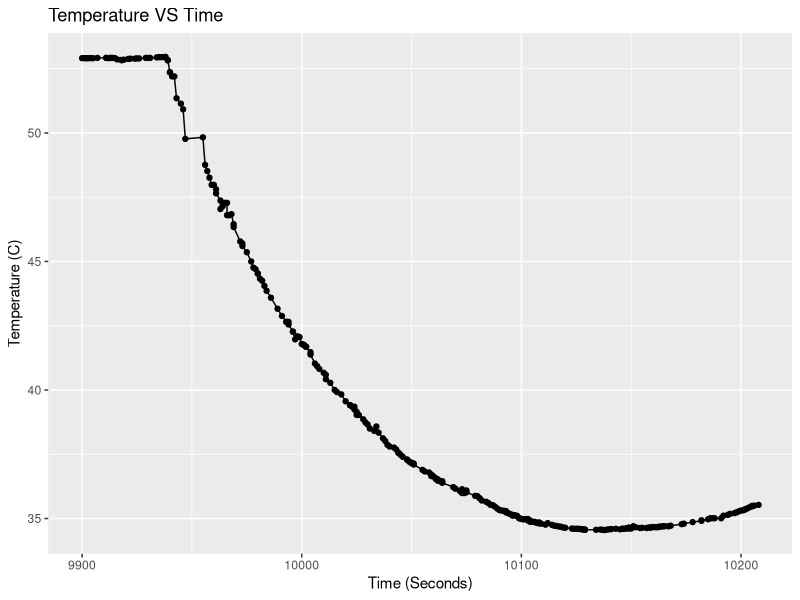
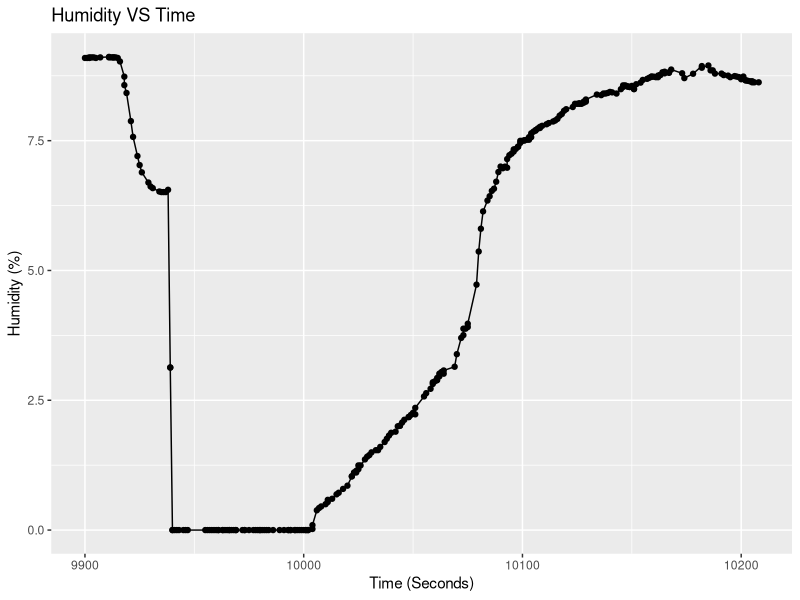
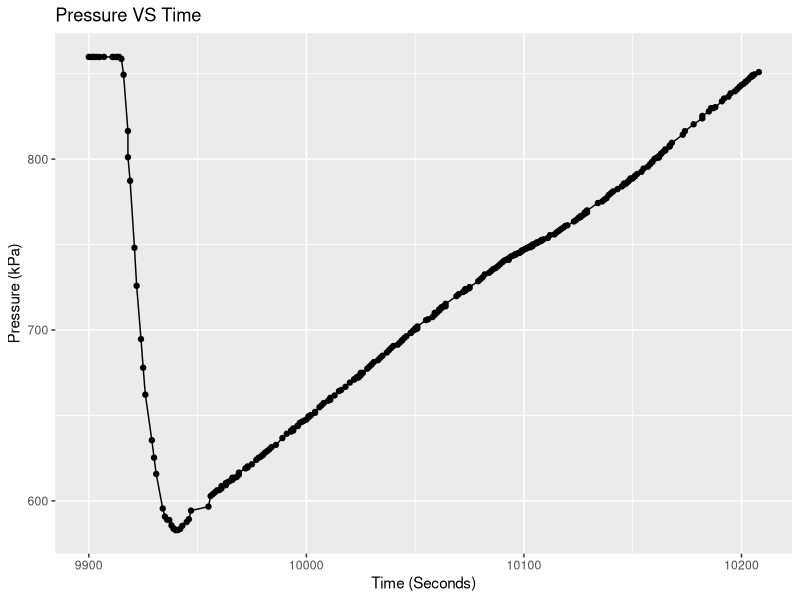

The R source for these figures, in order:

library(data.table)
library(ggplot2)

bme280 <- fread("../IREC 2018 RF Data/BME280_Data.csv")
alt <- fread("../IREC 2018 RF Data/StratoLogger_Data.csv")

p <- ggplot(data=bme280, aes(y=Temperature, x=Delta_Time)) +
geom_line() +
geom_point() +
ggtitle("Temperature VS Time") +
xlab("Time (Seconds)") +
ylab("Temperature (C)")

ggsave(p, file="Temperature.png")

p <- ggplot(data=bme280, aes(y=Humidity, x=Delta_Time)) +
geom_line() +
geom_point() +
ggtitle("Humidity VS Time") +
xlab("Time (Seconds)") +
ylab("Humidity (%)")

ggsave(p, file="Humidity.png")

p <- ggplot(data=bme280, aes(y=Pressure, x=Delta_Time)) +
geom_line() +
geom_point() +
ggtitle("Pressure VS Time") +
xlab("Time (Seconds)") +
ylab("Pressure (kPa)")

ggsave(p, file="Pressure.png")